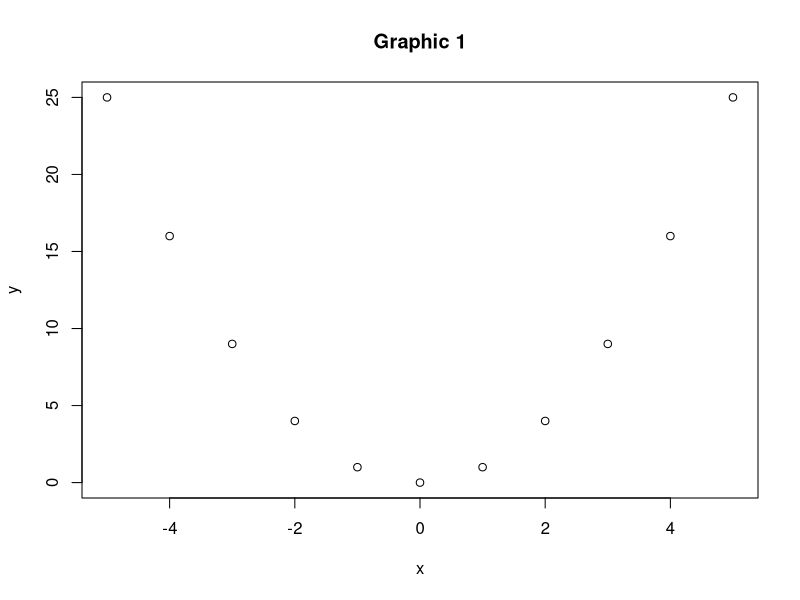
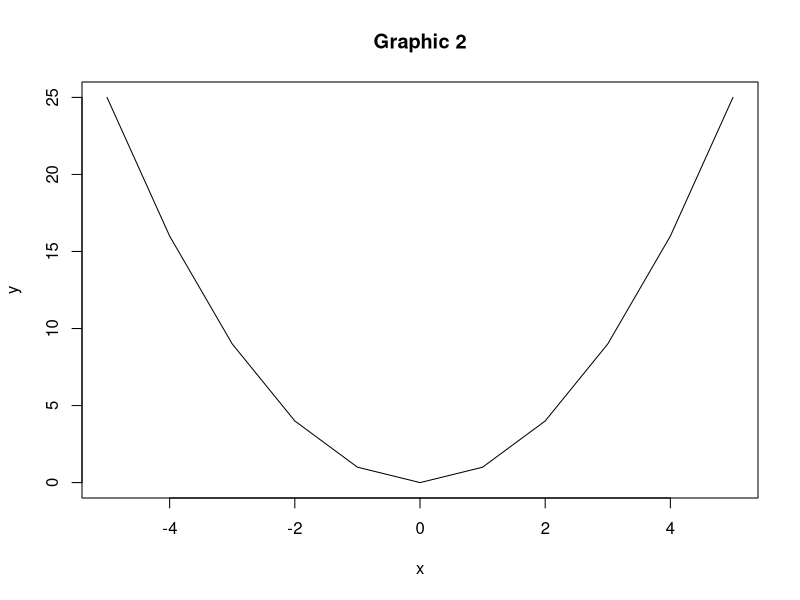
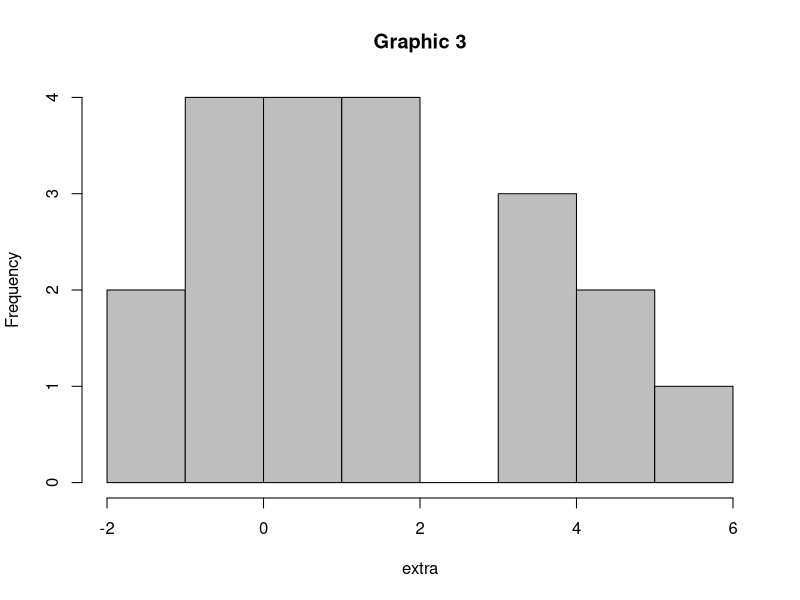
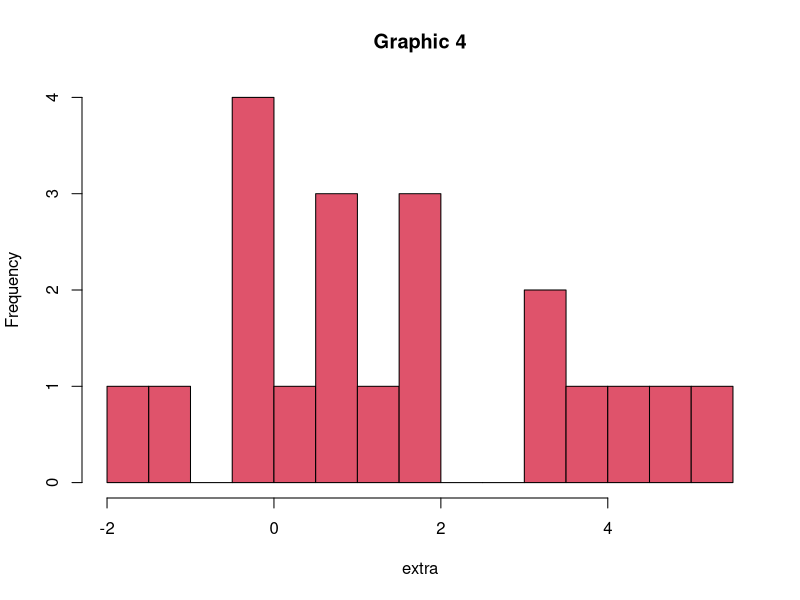
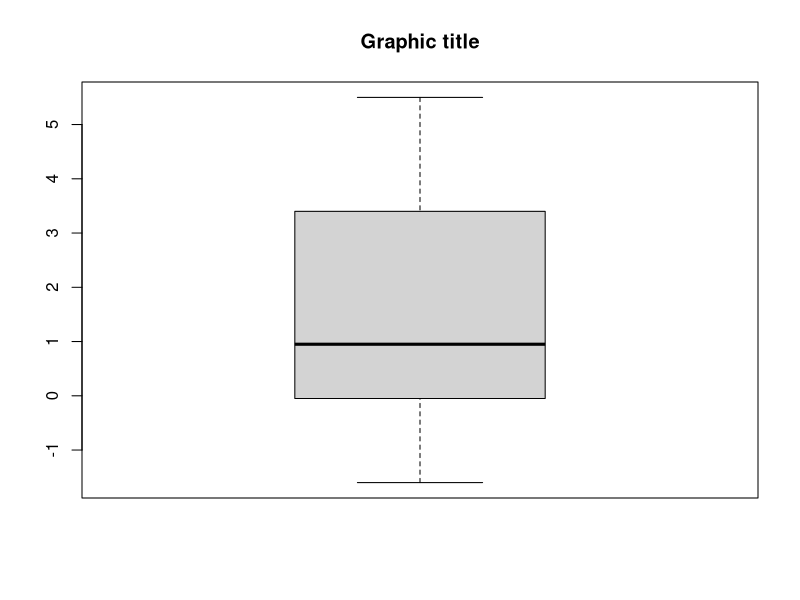
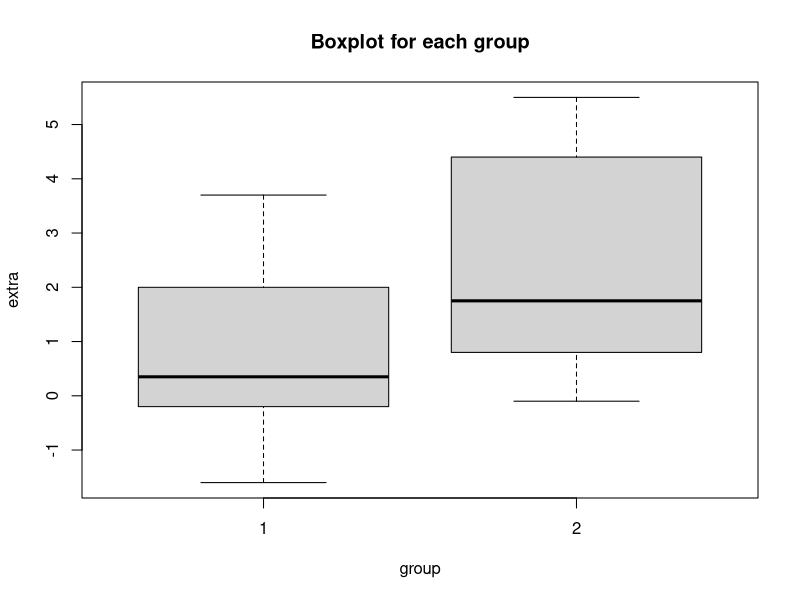

Reproduce these figures in R, in order.
## ---- chunk 1
#| fig-align: "center"

x <- -5:5
y <- (-5:5)^2
plot(x, y, main="Graphic 1")
## ---- chunk 2
#| fig-align: "center"

plot(y ~ x, main="Graphic 2", type="l")
## ---- chunk 3
#| fig-align: "center"

attach(sleep)
hist(extra, main="Graphic 3", col="grey")
## ---- chunk 4
#| fig-align: "center"

attach(sleep)
hist(extra, main="Graphic 4", breaks=20, col=2)
## ---- chunk 5
#| fig-align: "center"

attach(sleep)
boxplot(extra, main="Graphic title")
## ---- chunk 6
#| fig-align: "center"

boxplot(extra ~ group, main="Boxplot for each group", ylab="extra", xlab="group")
